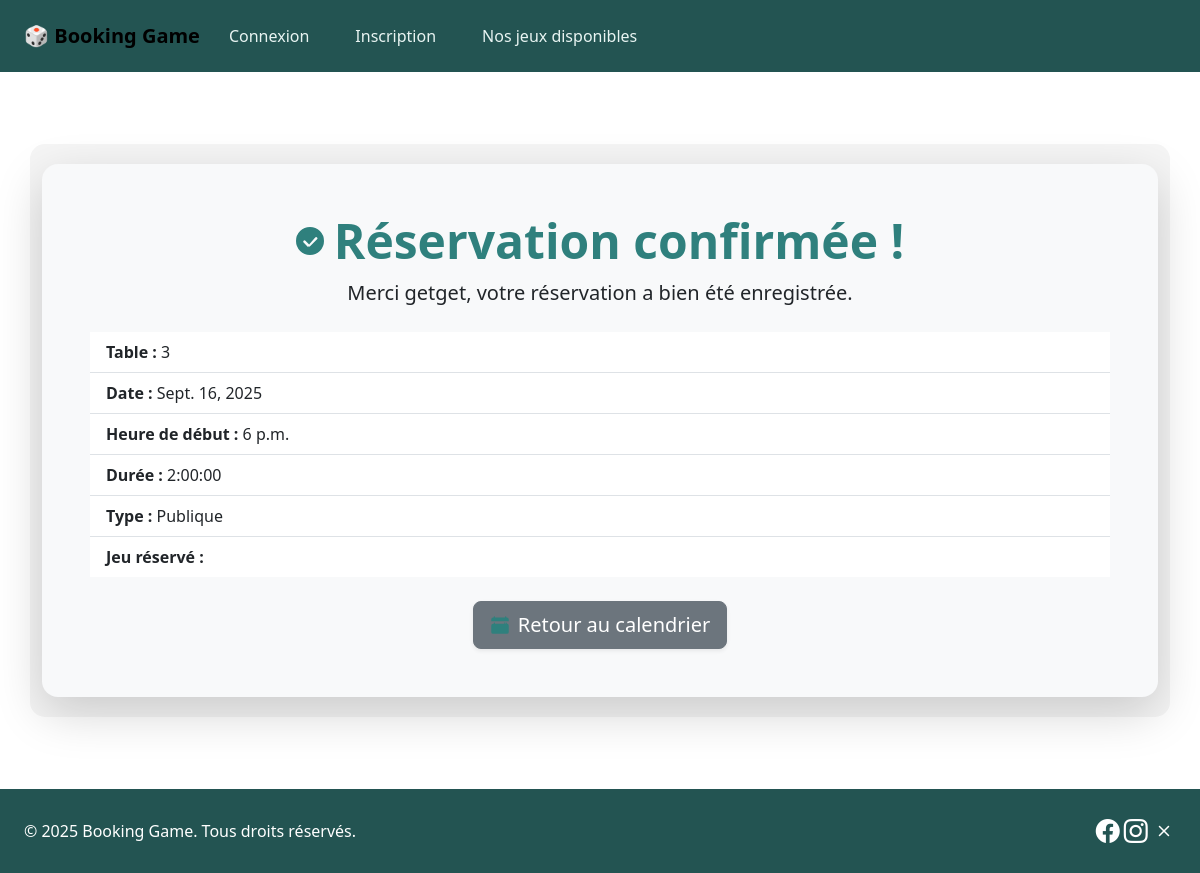
Before: /booking-confirmation/63/ with the older database file.
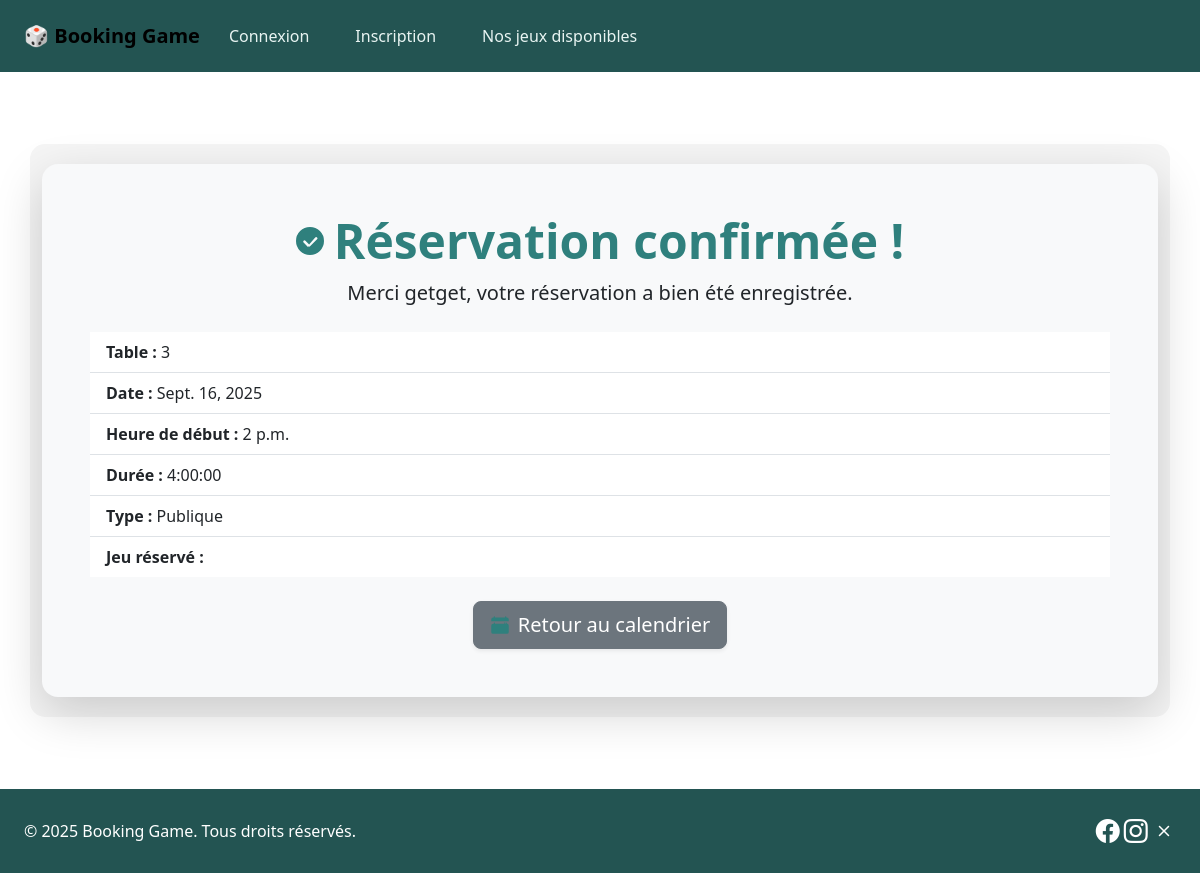
After: the same page with the newer database file.
### tables_app/models.py (models this page shows, shortened)
class Booking(models.Model):
    date = models.DateField(default=timezone.now)
    start_time = models.TimeField()
    duration = models.DurationField(help_text="Durée (HH:MM:SS)")
    booking_type = models.CharField(max_length=10, choices=BookingType.choices)
    table = models.ForeignKey("Table", on_delete=models.CASCADE)
    main_customer = models.ForeignKey(settings.AUTH_USER_MODEL, on_delete=models.CASCADE, related_name='bookings')
    code = models.CharField(max_length=10, blank=True, null=True)  # ajout du code
    game = models.ForeignKey("tables_app.Game", on_delete=models.SET_NULL, null=True, blank=True)
    max_players = models.PositiveBigIntegerField(null=True, blank=True)
    participants = models.ManyToManyField(settings.AUTH_USER_MODEL, related_name='joined_bookings', blank=True)
    custom_game = models.CharField(max_length=100, blank=True, null=True)

class Table(models.Model):
    number_table = models.IntegerField(unique=True)
    capacity_table = models.IntegerField(default=12)
    state_table = models.CharField(max_length=10, choices=TableEtat.choices, default=TableEtat.LIBRE)
    game_table = models.ForeignKey("Game", null=True, blank=True, on_delete=models.SET_NULL)
    code_table = models.CharField(max_length=20, null=True, blank=True)
    customer_table = models.ManyToManyField(settings.AUTH_USER_MODEL,
                                            blank=True,
                                            related_name='joined_tables')

### users_app/models.py (models this page shows, shortened)
class User(AbstractUser):
    username = models.EmailField(unique=True)
    pseudo = models.CharField(max_length=50, unique=True)
    phone = models.CharField(max_length=20, blank=True, null=True)
    favorite_games = models.ManyToManyField("tables_app.Game", blank=True, related_name='fans')

### tables_app/views.py (the view)
# urls.py: path('booking-confirmation/<int:booking_id>/', views.booking_confirmation, name='booking_confirmation'),
def booking_confirmation(request, booking_id):
    booking = get_object_or_404(Booking, id=booking_id)
    return render(request, "tables_app/booking_confirmation.html", {
        "booking": booking
    })

### tables_app/templates/tables_app/booking_confirmation.html (shortened to what this page needs)
{% extends "base.html" %}
{% load static %}
{% block content %}
<div class="container my-5">
    <div class="card shadow-lg border-0 rounded-4 bg-light">
        <div class="card-body text-center p-5">
            <div class="mb-4 text-center">
    <h1 class="display-5 fw-bold"
        style="color:#2F807D; display:flex; justify-content:center; align-items:center; gap:10px;">
        <svg xmlns="http://www.w3.org/2000/svg" width="28" height="28"
             fill="#2F807D" class="bi bi-check-circle-fill" viewBox="0 0 16 16">
            <path d="M16 8A8 8 0 1 1 0 8a8 8 0 0 1 16 0zM6.97 11.03
                     a.75.75 0 0 0 1.07.02l3.992-3.99
                     a.75.75 0 1 0-1.06-1.06L7.5
                     9.939 5.383 7.823a.75.75 0
                     0 0-1.06 1.06l2.647 2.646z"/>
        </svg>
        Réservation confirmée !
    </h1>
    <p class="lead text-dark">
        Merci <strong>{{ booking.main_customer.pseudo }}</strong>,
        votre réservation a bien été enregistrée.
    </p>
</div>
            <ul class="list-group list-group-flush text-start mb-4">
                <li class="list-group-item"><strong>Table :</strong> {{ booking.table.number_table }}</li>
                <li class="list-group-item"><strong>Date :</strong> {{ booking.date }}</li>
                <li class="list-group-item"><strong>Heure de début :</strong> {{ booking.start_time }}</li>
                <li class="list-group-item"><strong>Durée :</strong> {{ booking.duration }}</li>
                <li class="list-group-item"><strong>Type :</strong> {{ booking.get_booking_type_display }}</li>
                <li class="list-group-item"><strong>Jeu réservé :</strong> {{ game_name }}</li>
            </ul>
            <div class="mt-4 text-center">
    <a href="{% url 'tables_app:calendar' %}?date={{ booking.date }}"
       class="btn btn-secondary btn-lg shadow-sm d-inline-flex align-items-center gap-2">
        Retour au calendrier
    </a>
</div>
        </div>
    </div>
</div>
{% endblock %}

Changed rows visible on the page:
changed Booking "Publique": start_time "6 p.m." → "2 p.m."; duration "2:00:00" → "4:00:00"
